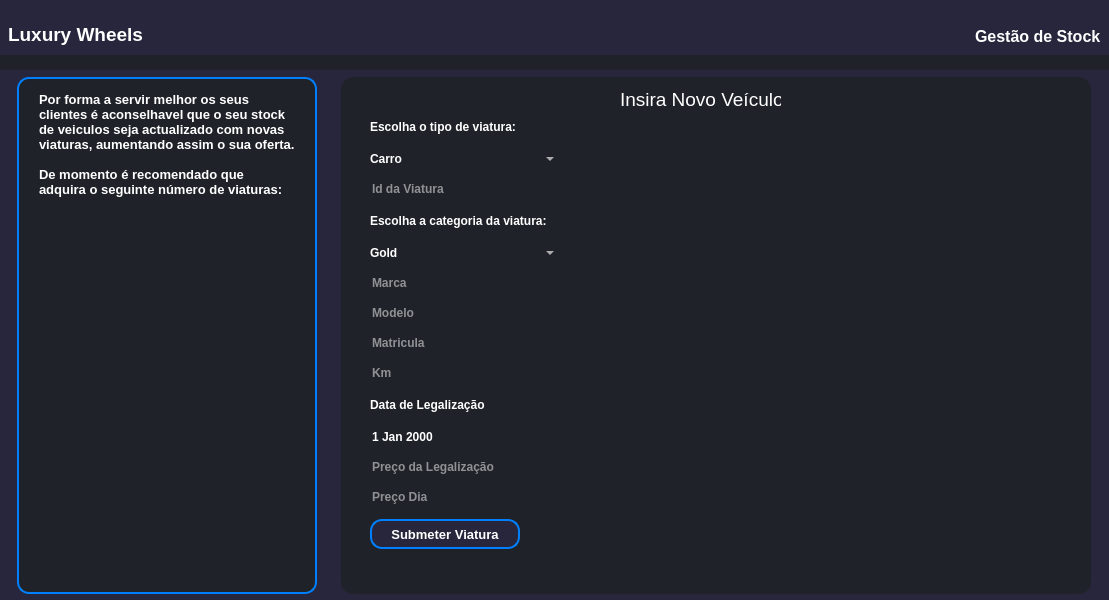
<?xml version="1.0" encoding="UTF-8"?>
<ui version="4.0">
 <class>StockDialog</class>
 <widget class="QDialog" name="StockDialog">
  <property name="geometry">
   <rect>
    <x>0</x>
    <y>0</y>
    <width>1109</width>
    <height>600</height>
   </rect>
  </property>
  <property name="windowTitle">
   <string>Gestão de Stock</string>
  </property>
  <property name="styleSheet">
   <string notr="true">*{
	border: none;
	background: transparent;
	background-color: transparent;
	padding: 0;
	color: #FFF;
}
#StockDialog, #alertaStock, #novaViatura{
	background-color: #1f2329;
}
#header,#body{
	background-color: #27263c;
}
#alertaStock, #novaViatura{
	border-radius:12px;
	margin-top: 7px;
	margin-bottom:7px;
}
#alertaStock{
	border: 2px solid #0080FF;
}
#subViaturaBtn{
	background-color: #27263c;
	border-radius:12px;
	border: 2px solid #0080FF;
}
#numeroViaturasLabel{
color:#0080FF;
}</string>
  </property>
  <widget class="QWidget" name="header" native="true">
   <property name="geometry">
    <rect>
     <x>-1</x>
     <y>-4</y>
     <width>1111</width>
     <height>59</height>
    </rect>
   </property>
   <layout class="QHBoxLayout" name="horizontalLayout">
    <item>
     <widget class="QFrame" name="frame">
      <property name="frameShape">
       <enum>QFrame::StyledPanel</enum>
      </property>
      <property name="frameShadow">
       <enum>QFrame::Raised</enum>
      </property>
      <layout class="QVBoxLayout" name="verticalLayout_2">
       <item alignment="Qt::AlignBottom">
        <widget class="QLabel" name="labelLuxuryWheels">
         <property name="font">
          <font>
           <family>Tahoma</family>
           <pointsize>14</pointsize>
           <bold>true</bold>
          </font>
         </property>
         <property name="text">
          <string>Luxury Wheels</string>
         </property>
        </widget>
       </item>
      </layout>
     </widget>
    </item>
    <item>
     <widget class="QFrame" name="frame_2">
      <property name="frameShape">
       <enum>QFrame::StyledPanel</enum>
      </property>
      <property name="frameShadow">
       <enum>QFrame::Raised</enum>
      </property>
      <layout class="QVBoxLayout" name="verticalLayout">
       <item alignment="Qt::AlignRight|Qt::AlignBottom">
        <widget class="QLabel" name="labelGestaoStock">
         <property name="font">
          <font>
           <family>Tahoma</family>
           <pointsize>12</pointsize>
           <bold>true</bold>
          </font>
         </property>
         <property name="text">
          <string>Gestão de Stock</string>
         </property>
        </widget>
       </item>
      </layout>
     </widget>
    </item>
   </layout>
  </widget>
  <widget class="QWidget" name="body" native="true">
   <property name="geometry">
    <rect>
     <x>-1</x>
     <y>70</y>
     <width>1111</width>
     <height>531</height>
    </rect>
   </property>
   <property name="cursor">
    <cursorShape>ArrowCursor</cursorShape>
   </property>
   <layout class="QHBoxLayout" name="horizontalLayout_2">
    <item>
     <widget class="QWidget" name="alertaStock" native="true">
      <property name="minimumSize">
       <size>
        <width>200</width>
        <height>0</height>
       </size>
      </property>
      <property name="maximumSize">
       <size>
        <width>300</width>
        <height>16777215</height>
       </size>
      </property>
      <property name="sizeIncrement">
       <size>
        <width>0</width>
        <height>0</height>
       </size>
      </property>
      <layout class="QVBoxLayout" name="verticalLayout_3">
       <item>
        <widget class="QFrame" name="frame_3">
         <property name="maximumSize">
          <size>
           <width>16777215</width>
           <height>200</height>
          </size>
         </property>
         <property name="frameShape">
          <enum>QFrame::StyledPanel</enum>
         </property>
         <property name="frameShadow">
          <enum>QFrame::Raised</enum>
         </property>
         <layout class="QVBoxLayout" name="verticalLayout_5">
          <item>
           <widget class="QTextBrowser" name="textBrowser">
            <property name="html">
             <string>&lt;!DOCTYPE HTML PUBLIC &quot;-//W3C//DTD HTML 4.0//EN&quot; &quot;http://www.w3.org/TR/REC-html40/strict.dtd&quot;&gt;
&lt;html&gt;&lt;head&gt;&lt;meta name=&quot;qrichtext&quot; content=&quot;1&quot; /&gt;&lt;meta charset=&quot;utf-8&quot; /&gt;&lt;style type=&quot;text/css&quot;&gt;
p, li { white-space: pre-wrap; }
hr { height: 1px; border-width: 0; }
li.unchecked::marker { content: &quot;\2610&quot;; }
li.checked::marker { content: &quot;\2612&quot;; }
&lt;/style&gt;&lt;/head&gt;&lt;body style=&quot; font-family:'Segoe UI'; font-size:9pt; font-weight:400; font-style:normal;&quot;&gt;
&lt;p style=&quot; margin-top:0px; margin-bottom:0px; margin-left:0px; margin-right:0px; -qt-block-indent:0; text-indent:0px;&quot;&gt;&lt;span style=&quot; font-size:10pt; font-weight:700;&quot;&gt;Por forma a servir melhor os seus clientes é aconselhavel que o seu stock de veiculos seja actualizado com novas viaturas, aumentando assim o sua oferta.&lt;/span&gt;&lt;/p&gt;
&lt;p style=&quot;-qt-paragraph-type:empty; margin-top:0px; margin-bottom:0px; margin-left:0px; margin-right:0px; -qt-block-indent:0; text-indent:0px; font-size:10pt; font-weight:700;&quot;&gt;&lt;br /&gt;&lt;/p&gt;
&lt;p style=&quot; margin-top:0px; margin-bottom:0px; margin-left:0px; margin-right:0px; -qt-block-indent:0; text-indent:0px;&quot;&gt;&lt;span style=&quot; font-size:10pt; font-weight:700;&quot;&gt;De momento é recomendado que adquira o seguinte número de viaturas:&lt;/span&gt;&lt;/p&gt;&lt;/body&gt;&lt;/html&gt;</string>
            </property>
           </widget>
          </item>
         </layout>
        </widget>
       </item>
       <item>
        <widget class="QFrame" name="frame_4">
         <property name="frameShape">
          <enum>QFrame::StyledPanel</enum>
         </property>
         <property name="frameShadow">
          <enum>QFrame::Raised</enum>
         </property>
         <widget class="QLabel" name="numeroViaturasLabel">
          <property name="geometry">
           <rect>
            <x>90</x>
            <y>50</y>
            <width>101</width>
            <height>131</height>
           </rect>
          </property>
          <property name="font">
           <font>
            <family>Tahoma</family>
            <pointsize>120</pointsize>
            <bold>true</bold>
           </font>
          </property>
          <property name="text">
           <string/>
          </property>
         </widget>
        </widget>
       </item>
      </layout>
     </widget>
    </item>
    <item>
     <widget class="QWidget" name="novaViatura" native="true">
      <property name="maximumSize">
       <size>
        <width>750</width>
        <height>16777215</height>
       </size>
      </property>
      <layout class="QVBoxLayout" name="verticalLayout_6">
       <item>
        <widget class="QFrame" name="frame_5">
         <property name="maximumSize">
          <size>
           <width>16777215</width>
           <height>30</height>
          </size>
         </property>
         <property name="frameShape">
          <enum>QFrame::StyledPanel</enum>
         </property>
         <property name="frameShadow">
          <enum>QFrame::Raised</enum>
         </property>
         <widget class="QLabel" name="label_3">
          <property name="geometry">
           <rect>
            <x>270</x>
            <y>10</y>
            <width>161</width>
            <height>21</height>
           </rect>
          </property>
          <property name="font">
           <font>
            <family>Tahoma</family>
            <pointsize>14</pointsize>
            <bold>false</bold>
           </font>
          </property>
          <property name="text">
           <string>Insira Novo Veículo</string>
          </property>
         </widget>
        </widget>
       </item>
       <item>
        <widget class="QFrame" name="frame_6">
         <property name="frameShape">
          <enum>QFrame::StyledPanel</enum>
         </property>
         <property name="frameShadow">
          <enum>QFrame::Raised</enum>
         </property>
         <widget class="QWidget" name="layoutWidget">
          <property name="geometry">
           <rect>
            <x>20</x>
            <y>0</y>
            <width>303</width>
            <height>452</height>
           </rect>
          </property>
          <layout class="QVBoxLayout" name="verticalLayout_7">
           <property name="spacing">
            <number>12</number>
           </property>
           <property name="rightMargin">
            <number>115</number>
           </property>
           <property name="bottomMargin">
            <number>7</number>
           </property>
           <item>
            <widget class="QLabel" name="labelTipoViatura">
             <property name="maximumSize">
              <size>
               <width>16777215</width>
               <height>20</height>
              </size>
             </property>
             <property name="font">
              <font>
               <family>Tahoma</family>
               <bold>true</bold>
              </font>
             </property>
             <property name="text">
              <string>Escolha o tipo de viatura:</string>
             </property>
            </widget>
           </item>
           <item>
            <widget class="QComboBox" name="comboBoxVeiculo">
             <property name="font">
              <font>
               <family>Tahoma</family>
               <bold>true</bold>
              </font>
             </property>
             <item>
              <property name="text">
               <string>Carro</string>
              </property>
             </item>
             <item>
              <property name="text">
               <string>Mota</string>
              </property>
             </item>
            </widget>
           </item>
           <item>
            <widget class="QLineEdit" name="lineEditID">
             <property name="font">
              <font>
               <family>Tahoma</family>
               <bold>true</bold>
              </font>
             </property>
             <property name="placeholderText">
              <string>Id da Viatura</string>
             </property>
            </widget>
           </item>
           <item>
            <widget class="QLabel" name="labelTipoCategoria">
             <property name="maximumSize">
              <size>
               <width>16777215</width>
               <height>20</height>
              </size>
             </property>
             <property name="font">
              <font>
               <family>Tahoma</family>
               <bold>true</bold>
              </font>
             </property>
             <property name="text">
              <string>Escolha a categoria da viatura:</string>
             </property>
            </widget>
           </item>
           <item>
            <widget class="QComboBox" name="comboBoxCategoria">
             <property name="font">
              <font>
               <family>Tahoma</family>
               <bold>true</bold>
              </font>
             </property>
             <item>
              <property name="text">
               <string>Gold</string>
              </property>
             </item>
             <item>
              <property name="text">
               <string>Silver</string>
              </property>
             </item>
             <item>
              <property name="text">
               <string>Económico</string>
              </property>
             </item>
            </widget>
           </item>
           <item>
            <widget class="QLineEdit" name="lineEditMarca">
             <property name="font">
              <font>
               <family>Tahoma</family>
               <bold>true</bold>
              </font>
             </property>
             <property name="placeholderText">
              <string>Marca</string>
             </property>
            </widget>
           </item>
           <item>
            <widget class="QLineEdit" name="lineEditModelo">
             <property name="font">
              <font>
               <family>Tahoma</family>
               <bold>true</bold>
              </font>
             </property>
             <property name="placeholderText">
              <string>Modelo</string>
             </property>
            </widget>
           </item>
           <item>
            <widget class="QLineEdit" name="lineEditMatricula">
             <property name="font">
              <font>
               <family>Tahoma</family>
               <bold>true</bold>
              </font>
             </property>
             <property name="placeholderText">
              <string>Matricula</string>
             </property>
            </widget>
           </item>
           <item>
            <widget class="QLineEdit" name="lineEditKm">
             <property name="font">
              <font>
               <family>Tahoma</family>
               <bold>true</bold>
              </font>
             </property>
             <property name="placeholderText">
              <string>Km</string>
             </property>
            </widget>
           </item>
           <item>
            <widget class="QLabel" name="labelDataLegalizacao">
             <property name="maximumSize">
              <size>
               <width>150</width>
               <height>20</height>
              </size>
             </property>
             <property name="font">
              <font>
               <family>Tahoma</family>
               <bold>true</bold>
              </font>
             </property>
             <property name="text">
              <string>Data de Legalização</string>
             </property>
            </widget>
           </item>
           <item>
            <widget class="QDateEdit" name="dateEditLegalizao">
             <property name="font">
              <font>
               <family>Tahoma</family>
               <bold>true</bold>
              </font>
             </property>
            </widget>
           </item>
           <item>
            <widget class="QLineEdit" name="lineEditPrecoLegalizacao">
             <property name="font">
              <font>
               <family>Tahoma</family>
               <bold>true</bold>
              </font>
             </property>
             <property name="placeholderText">
              <string>Preço da Legalização</string>
             </property>
            </widget>
           </item>
           <item>
            <widget class="QLineEdit" name="lineEditPrecoDia">
             <property name="font">
              <font>
               <family>Tahoma</family>
               <bold>true</bold>
              </font>
             </property>
             <property name="text">
              <string/>
             </property>
             <property name="placeholderText">
              <string>Preço Dia</string>
             </property>
            </widget>
           </item>
           <item>
            <widget class="QPushButton" name="subViaturaBtn">
             <property name="minimumSize">
              <size>
               <width>150</width>
               <height>30</height>
              </size>
             </property>
             <property name="maximumSize">
              <size>
               <width>150</width>
               <height>16777215</height>
              </size>
             </property>
             <property name="font">
              <font>
               <family>Tahoma</family>
               <pointsize>10</pointsize>
               <bold>true</bold>
              </font>
             </property>
             <property name="cursor">
              <cursorShape>PointingHandCursor</cursorShape>
             </property>
             <property name="text">
              <string>Submeter Viatura</string>
             </property>
            </widget>
           </item>
          </layout>
         </widget>
         <widget class="QFrame" name="frame_7">
          <property name="geometry">
           <rect>
            <x>360</x>
            <y>10</y>
            <width>351</width>
            <height>431</height>
           </rect>
          </property>
          <property name="frameShape">
           <enum>QFrame::StyledPanel</enum>
          </property>
          <property name="frameShadow">
           <enum>QFrame::Raised</enum>
          </property>
          <widget class="QTextBrowser" name="textBrowserInformativo">
           <property name="geometry">
            <rect>
             <x>30</x>
             <y>120</y>
             <width>256</width>
             <height>192</height>
            </rect>
           </property>
           <property name="font">
            <font>
             <family>Tahoma</family>
             <pointsize>12</pointsize>
             <bold>true</bold>
            </font>
           </property>
           <property name="styleSheet">
            <string notr="true">color:#ffaa00</string>
           </property>
           <property name="html">
            <string>&lt;!DOCTYPE HTML PUBLIC &quot;-//W3C//DTD HTML 4.0//EN&quot; &quot;http://www.w3.org/TR/REC-html40/strict.dtd&quot;&gt;
&lt;html&gt;&lt;head&gt;&lt;meta name=&quot;qrichtext&quot; content=&quot;1&quot; /&gt;&lt;meta charset=&quot;utf-8&quot; /&gt;&lt;style type=&quot;text/css&quot;&gt;
p, li { white-space: pre-wrap; }
hr { height: 1px; border-width: 0; }
li.unchecked::marker { content: &quot;\2610&quot;; }
li.checked::marker { content: &quot;\2612&quot;; }
&lt;/style&gt;&lt;/head&gt;&lt;body style=&quot; font-family:'Tahoma'; font-size:12pt; font-weight:700; font-style:normal;&quot;&gt;
&lt;p style=&quot;-qt-paragraph-type:empty; margin-top:0px; margin-bottom:0px; margin-left:0px; margin-right:0px; -qt-block-indent:0; text-indent:0px;&quot;&gt;&lt;br /&gt;&lt;/p&gt;&lt;/body&gt;&lt;/html&gt;</string>
           </property>
          </widget>
         </widget>
        </widget>
       </item>
      </layout>
     </widget>
    </item>
   </layout>
  </widget>
 </widget>
 <resources/>
 <connections/>
</ui>
